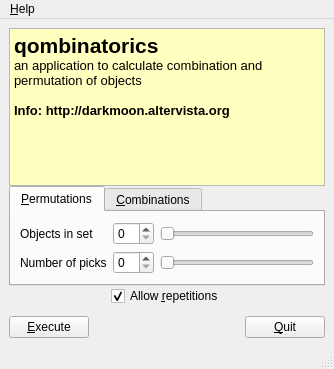
<ui version="4.0" >
 <class>MainWindow</class>
 <widget class="QMainWindow" name="MainWindow" >
  <property name="geometry" >
   <rect>
    <x>0</x>
    <y>0</y>
    <width>334</width>
    <height>369</height>
   </rect>
  </property>
  <property name="windowTitle" >
   <string>Qombinatorics</string>
  </property>
  <property name="windowIcon" >
   <iconset>../messagebox_warning.png</iconset>
  </property>
  <widget class="QWidget" name="centralwidget" >
   <layout class="QVBoxLayout" >
    <property name="spacing" >
     <number>0</number>
    </property>
    <item>
     <widget class="QTextBrowser" name="output" >
      <property name="palette" >
       <palette>
        <active>
         <colorrole role="Base" >
          <brush brushstyle="SolidPattern" >
           <color alpha="255" >
            <red>255</red>
            <green>255</green>
            <blue>191</blue>
           </color>
          </brush>
         </colorrole>
        </active>
        <inactive>
         <colorrole role="Base" >
          <brush brushstyle="SolidPattern" >
           <color alpha="255" >
            <red>255</red>
            <green>255</green>
            <blue>191</blue>
           </color>
          </brush>
         </colorrole>
        </inactive>
        <disabled>
         <colorrole role="Base" >
          <brush brushstyle="SolidPattern" >
           <color alpha="255" >
            <red>226</red>
            <green>217</green>
            <blue>212</blue>
           </color>
          </brush>
         </colorrole>
        </disabled>
       </palette>
      </property>
      <property name="html" >
       <string>&lt;html>&lt;head>&lt;meta name="qrichtext" content="1" />&lt;style type="text/css">
p, li { white-space: pre-wrap; }
&lt;/style>&lt;/head>&lt;body style=" font-family:'Sans Serif'; font-size:10pt; font-weight:400; font-style:normal;">
&lt;p style=" margin-top:0px; margin-bottom:0px; margin-left:0px; margin-right:0px; -qt-block-indent:0; text-indent:0px; font-size:9pt;">&lt;span style=" font-size:16pt; font-weight:600;">qombinatorics&lt;/span>&lt;/p>
&lt;p style=" margin-top:0px; margin-bottom:0px; margin-left:0px; margin-right:0px; -qt-block-indent:0; text-indent:0px; font-size:16pt; font-weight:600;">&lt;span style=" font-size:10pt; font-weight:400;">an application to calculate combination and permutation of objects&lt;/span>&lt;/p>
&lt;p style="-qt-paragraph-type:empty; margin-top:0px; margin-bottom:0px; margin-left:0px; margin-right:0px; -qt-block-indent:0; text-indent:0px;">&lt;/p>
&lt;p style=" margin-top:0px; margin-bottom:0px; margin-left:0px; margin-right:0px; -qt-block-indent:0; text-indent:0px;">&lt;span style=" font-weight:600;">Info: http://darkmoon.altervista.org&lt;/span>&lt;/p>&lt;/body>&lt;/html></string>
      </property>
     </widget>
    </item>
    <item>
     <widget class="QTabWidget" name="tabWidget" >
      <property name="sizePolicy" >
       <sizepolicy vsizetype="Minimum" hsizetype="Expanding" >
        <horstretch>0</horstretch>
        <verstretch>0</verstretch>
       </sizepolicy>
      </property>
      <property name="tabPosition" >
       <enum>QTabWidget::North</enum>
      </property>
      <property name="currentIndex" >
       <number>0</number>
      </property>
      <widget class="QWidget" name="tab" >
       <attribute name="title" >
        <string>&amp;Permutations</string>
       </attribute>
       <layout class="QVBoxLayout" >
        <item>
         <layout class="QHBoxLayout" >
          <item>
           <layout class="QVBoxLayout" >
            <item>
             <widget class="QLabel" name="label_3" >
              <property name="text" >
               <string>Objects in set</string>
              </property>
             </widget>
            </item>
            <item>
             <widget class="QLabel" name="label_4" >
              <property name="text" >
               <string>Number of picks</string>
              </property>
             </widget>
            </item>
           </layout>
          </item>
          <item>
           <layout class="QVBoxLayout" >
            <item>
             <layout class="QHBoxLayout" >
              <item>
               <widget class="QSpinBox" name="permutationSpin" />
              </item>
              <item>
               <widget class="QSlider" name="sliderSetPermutations" >
                <property name="orientation" >
                 <enum>Qt::Horizontal</enum>
                </property>
               </widget>
              </item>
             </layout>
            </item>
            <item>
             <layout class="QHBoxLayout" >
              <item>
               <widget class="QSpinBox" name="picksSpin" />
              </item>
              <item>
               <widget class="QSlider" name="sliderPicks" >
                <property name="orientation" >
                 <enum>Qt::Horizontal</enum>
                </property>
               </widget>
              </item>
             </layout>
            </item>
           </layout>
          </item>
         </layout>
        </item>
       </layout>
      </widget>
      <widget class="QWidget" name="tab_2" >
       <attribute name="title" >
        <string>&amp;Combinations</string>
       </attribute>
       <layout class="QVBoxLayout" >
        <item>
         <layout class="QHBoxLayout" >
          <item>
           <layout class="QVBoxLayout" >
            <item>
             <widget class="QLabel" name="label" >
              <property name="text" >
               <string>Objects in set</string>
              </property>
             </widget>
            </item>
            <item>
             <widget class="QLabel" name="label_2" >
              <property name="text" >
               <string>Objects in subset</string>
              </property>
             </widget>
            </item>
           </layout>
          </item>
          <item>
           <layout class="QVBoxLayout" >
            <item>
             <layout class="QHBoxLayout" >
              <item>
               <widget class="QSpinBox" name="spinSet" />
              </item>
              <item>
               <widget class="QSlider" name="sliderSet" >
                <property name="orientation" >
                 <enum>Qt::Horizontal</enum>
                </property>
               </widget>
              </item>
             </layout>
            </item>
            <item>
             <layout class="QHBoxLayout" >
              <item>
               <widget class="QSpinBox" name="spinSubset" />
              </item>
              <item>
               <widget class="QSlider" name="sliderSubset" >
                <property name="orientation" >
                 <enum>Qt::Horizontal</enum>
                </property>
               </widget>
              </item>
             </layout>
            </item>
           </layout>
          </item>
         </layout>
        </item>
       </layout>
      </widget>
     </widget>
    </item>
    <item>
     <layout class="QHBoxLayout" >
      <property name="bottomMargin" >
       <number>10</number>
      </property>
      <item>
       <spacer>
        <property name="orientation" >
         <enum>Qt::Horizontal</enum>
        </property>
        <property name="sizeHint" >
         <size>
          <width>40</width>
          <height>20</height>
         </size>
        </property>
       </spacer>
      </item>
      <item>
       <widget class="QCheckBox" name="repetitionCheckBox" >
        <property name="sizePolicy" >
         <sizepolicy vsizetype="Fixed" hsizetype="Expanding" >
          <horstretch>0</horstretch>
          <verstretch>0</verstretch>
         </sizepolicy>
        </property>
        <property name="text" >
         <string>Allow &amp;repetitions</string>
        </property>
        <property name="checked" >
         <bool>true</bool>
        </property>
       </widget>
      </item>
      <item>
       <spacer>
        <property name="orientation" >
         <enum>Qt::Horizontal</enum>
        </property>
        <property name="sizeHint" >
         <size>
          <width>40</width>
          <height>20</height>
         </size>
        </property>
       </spacer>
      </item>
     </layout>
    </item>
    <item>
     <layout class="QHBoxLayout" >
      <item>
       <widget class="QPushButton" name="calculateButton" >
        <property name="text" >
         <string>&amp;Execute</string>
        </property>
       </widget>
      </item>
      <item>
       <spacer>
        <property name="orientation" >
         <enum>Qt::Horizontal</enum>
        </property>
        <property name="sizeHint" >
         <size>
          <width>40</width>
          <height>20</height>
         </size>
        </property>
       </spacer>
      </item>
      <item>
       <widget class="QPushButton" name="quitButton" >
        <property name="text" >
         <string>&amp;Quit</string>
        </property>
       </widget>
      </item>
     </layout>
    </item>
   </layout>
  </widget>
  <widget class="QMenuBar" name="menubar" >
   <property name="geometry" >
    <rect>
     <x>0</x>
     <y>0</y>
     <width>334</width>
     <height>26</height>
    </rect>
   </property>
   <widget class="QMenu" name="menuInfo" >
    <property name="title" >
     <string>&amp;Help</string>
    </property>
    <addaction name="action_About" />
   </widget>
   <addaction name="menuInfo" />
  </widget>
  <widget class="QStatusBar" name="statusbar" />
  <action name="action_About" >
   <property name="text" >
    <string>&amp;About...</string>
   </property>
  </action>
 </widget>
 <resources/>
 <connections>
  <connection>
   <sender>quitButton</sender>
   <signal>clicked()</signal>
   <receiver>MainWindow</receiver>
   <slot>close()</slot>
   <hints>
    <hint type="sourcelabel" >
     <x>416</x>
     <y>455</y>
    </hint>
    <hint type="destinationlabel" >
     <x>281</x>
     <y>304</y>
    </hint>
   </hints>
  </connection>
  <connection>
   <sender>spinSet</sender>
   <signal>valueChanged(int)</signal>
   <receiver>sliderSet</receiver>
   <slot>setValue(int)</slot>
   <hints>
    <hint type="sourcelabel" >
     <x>156</x>
     <y>83</y>
    </hint>
    <hint type="destinationlabel" >
     <x>202</x>
     <y>79</y>
    </hint>
   </hints>
  </connection>
  <connection>
   <sender>sliderSet</sender>
   <signal>valueChanged(int)</signal>
   <receiver>spinSet</receiver>
   <slot>setValue(int)</slot>
   <hints>
    <hint type="sourcelabel" >
     <x>206</x>
     <y>82</y>
    </hint>
    <hint type="destinationlabel" >
     <x>166</x>
     <y>80</y>
    </hint>
   </hints>
  </connection>
  <connection>
   <sender>spinSubset</sender>
   <signal>valueChanged(int)</signal>
   <receiver>sliderSubset</receiver>
   <slot>setValue(int)</slot>
   <hints>
    <hint type="sourcelabel" >
     <x>142</x>
     <y>116</y>
    </hint>
    <hint type="destinationlabel" >
     <x>194</x>
     <y>114</y>
    </hint>
   </hints>
  </connection>
  <connection>
   <sender>sliderSubset</sender>
   <signal>valueChanged(int)</signal>
   <receiver>spinSubset</receiver>
   <slot>setValue(int)</slot>
   <hints>
    <hint type="sourcelabel" >
     <x>207</x>
     <y>111</y>
    </hint>
    <hint type="destinationlabel" >
     <x>165</x>
     <y>111</y>
    </hint>
   </hints>
  </connection>
  <connection>
   <sender>permutationSpin</sender>
   <signal>valueChanged(int)</signal>
   <receiver>sliderSetPermutations</receiver>
   <slot>setValue(int)</slot>
   <hints>
    <hint type="sourcelabel" >
     <x>145</x>
     <y>81</y>
    </hint>
    <hint type="destinationlabel" >
     <x>258</x>
     <y>81</y>
    </hint>
   </hints>
  </connection>
  <connection>
   <sender>sliderSetPermutations</sender>
   <signal>valueChanged(int)</signal>
   <receiver>permutationSpin</receiver>
   <slot>setValue(int)</slot>
   <hints>
    <hint type="sourcelabel" >
     <x>230</x>
     <y>75</y>
    </hint>
    <hint type="destinationlabel" >
     <x>160</x>
     <y>80</y>
    </hint>
   </hints>
  </connection>
  <connection>
   <sender>picksSpin</sender>
   <signal>valueChanged(int)</signal>
   <receiver>sliderPicks</receiver>
   <slot>setValue(int)</slot>
   <hints>
    <hint type="sourcelabel" >
     <x>157</x>
     <y>105</y>
    </hint>
    <hint type="destinationlabel" >
     <x>192</x>
     <y>109</y>
    </hint>
   </hints>
  </connection>
  <connection>
   <sender>sliderPicks</sender>
   <signal>valueChanged(int)</signal>
   <receiver>picksSpin</receiver>
   <slot>setValue(int)</slot>
   <hints>
    <hint type="sourcelabel" >
     <x>190</x>
     <y>117</y>
    </hint>
    <hint type="destinationlabel" >
     <x>167</x>
     <y>118</y>
    </hint>
   </hints>
  </connection>
 </connections>
</ui>
